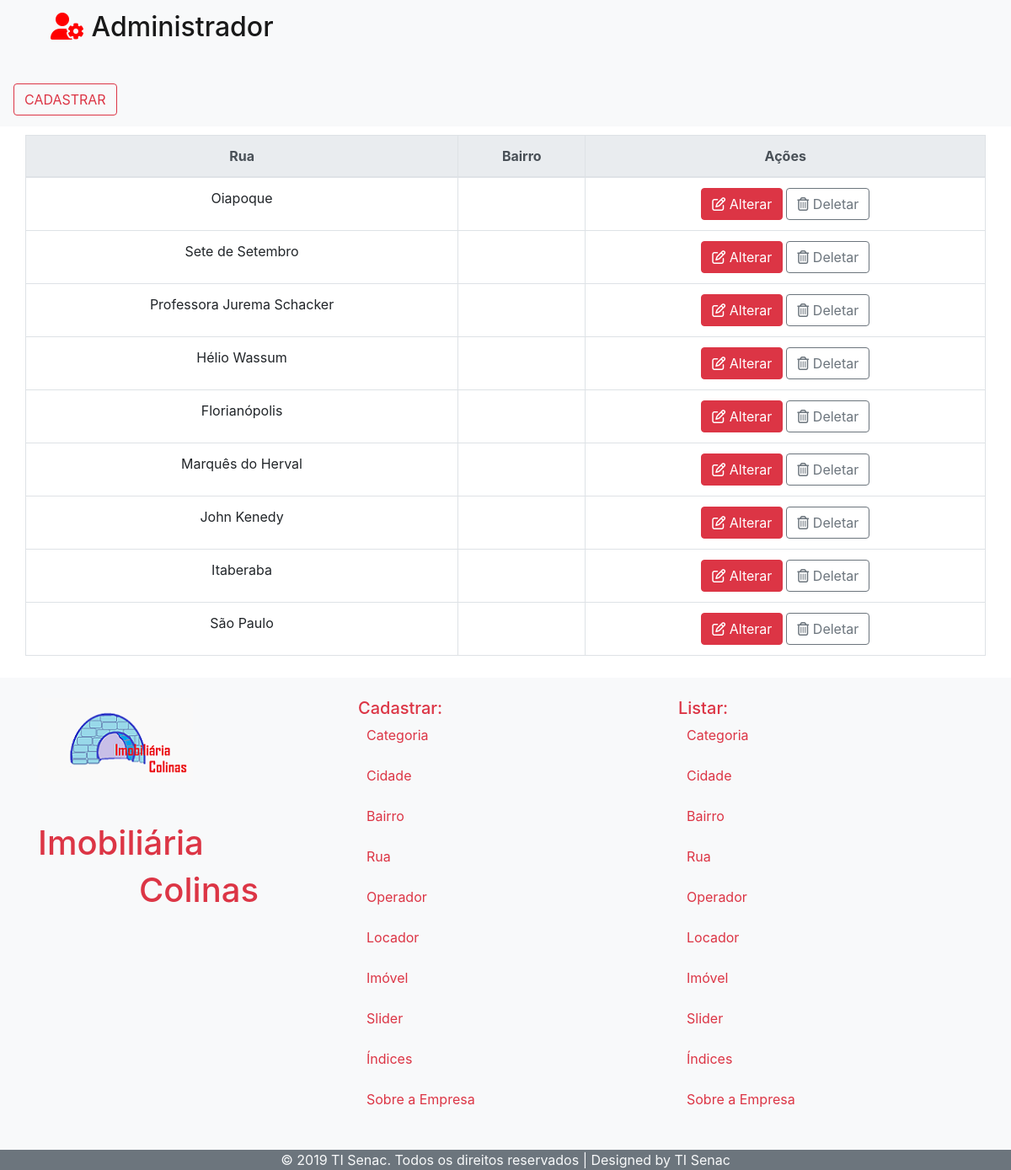
/index.php/rua, run on the app's committed database.
### tables this page shows
CREATE TABLE IF NOT EXISTS `tb_rua` (
  `id_rua` int(11) NOT NULL AUTO_INCREMENT,
  `nome_rua` varchar(250) DEFAULT NULL,
  `cd_bairro` int(11) NOT NULL,
  PRIMARY KEY (`id_rua`),
  KEY `FK_tb_rua_tb_bairro` (`cd_bairro`),
  CONSTRAINT `FK_tb_rua_tb_bairro` FOREIGN KEY (`cd_bairro`) REFERENCES `tb_bairro` (`id_bairro`)
);

### application/controllers/Rua.php (called while the page is built, shortened)
<?php
class Rua extends CI_Controller {
    public function __construct() {
        $this->load->model('Imovel_model');
        $this->load->model('Rua_model');
    }
    public function index() {
        $this->listar();
    }
    public function listar() {
        $this->load->model('Rua_model', 'rm');
        $data['ruas'] = $this->rm->getAll();
        $this->load->view('Administrador/Rua/ListaRuas', $data);
        $this->load->view('Administrador/Footer');
    }
}

### index.php (called while the page is built, shortened)
<?php
require_once BASEPATH.'core/CodeIgniter.php';

### application/models/Rua_model.php (called while the page is built, shortened)
<?php
class Rua_model extends CI_Model{
    public function getAll(){
        $query = $this->db->get('tb_rua');
        return $query->result();
    }
}

### application/views/Administrador/Rua/ListaRuas.php (the view, shortened to what this page needs)
<!DOCTYPE html>
<html>
    <head>
        <link rel="stylesheet" href="https://stackpath.bootstrapcdn.com/bootstrap/4.3.1/css/bootstrap.min.css">
    </head>
    <body>
        <nav class="navbar navbar-light bg-light">
            <div class="container">
                <div class="row col-12">
                    <div class="col-md-4">
                        <a class="navbar-brand" href="<?= $this->config->base_url(); ?>Admin/pagina">
                            <h2> <i class="fas fa-user-cog" style="color: red;"></i>
                                Administrador </h2>
                        </a>
                    </div>
                </div>
            </div>
            <div class="justify-content-end">
                <a class="navbar-brand" href="<?= $this->config->base_url(); ?>Rua/cadastrar" style="margin-top: 30px;" alt="Cadastrar mais Locadores">
                    <button type="submit" class="btn btn-outline-danger">CADASTRAR</button>
                </a>
            </div>
        </nav>
<div class="container" >
    <div class="row justify-content-md-center">
        <table class="table table-bordered bg-white text-center" style="margin-top: 10px;">
            <thead  class="thead-light">
                <tr>
                    <th scope="col"> Rua </th>
                    <th scope="col"> Bairro </th>
                    <th scope="col"> Ações </th>
                </tr>
            </thead>
            <tbody>
                <?php
                foreach ($ruas as $key => $r) {
                    echo '<tr>';
                    echo '<td scope="row">' . $r->nome_rua . '</td>';
                    echo '<td scope="row">' . $r->nomeBairro . '</td>';
                    echo '<td scope="row" style="text-align: center;">'
                    . '<a href="' . $this->config->base_url() . 'Rua/alterar/' . $r->id_rua . '" class="btn btn-danger" style="margin-right:4px;"><i class="far fa-edit"></i> Alterar </a>'
                    . '<a href="' . $this->config->base_url() . 'Rua/deletar/' . $r->id_rua . '" class="btn btn-outline-secondary"><i class="far fa-trash-alt"></i> Deletar </a></td>';
                    echo '</tr>';
                }
                ?>
            </tbody>
        </table>
    </div>
</div>
    </body>
</html>

### data on the page
tb_rua: nome_rua "Oiapoque"
tb_rua: nome_rua "Sete de Setembro"
tb_rua: nome_rua "Professora Jurema Schacker"
tb_rua: nome_rua "Hélio Wassum"
tb_rua: nome_rua "Florianópolis"
tb_rua: nome_rua "Marquês do Herval"
tb_rua: nome_rua "John Kenedy"
tb_rua: nome_rua "Itaberaba"
tb_rua: nome_rua "São Paulo"
